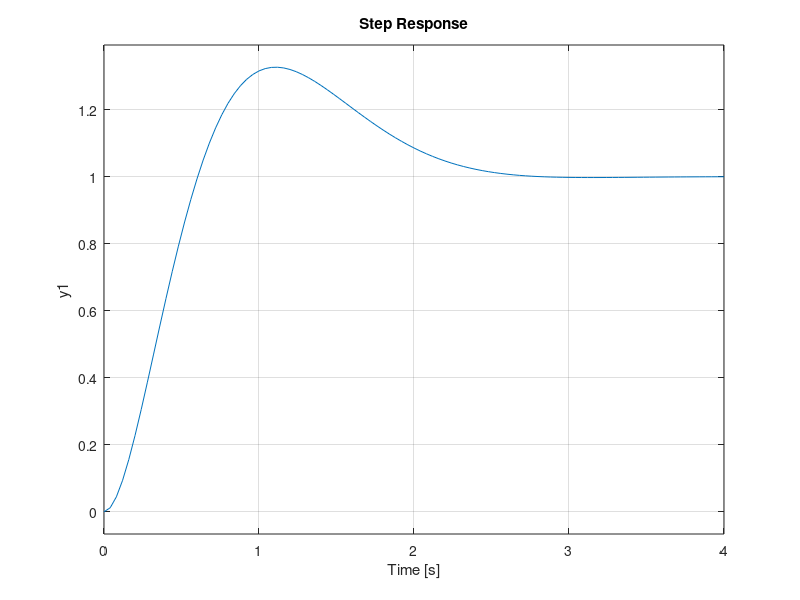

Recreate this plot in MATLAB.
%% Analytical Root-Locus Design of Phase-Lead Compensators
% This MATLAB Live Script presents an analytical procedure for phase-lead design. 
% It is based on Section 7.8 of Phillips and Harbor _Feedback Control Systems_, 
% Prentice Hall, 1988[1]. For the procedure it is convenient to write the compensator 
% transfer function as
% 
% $D(s)=\frac{a_1 s + a_0}{b_1s + 1}$                                          
% (1)
% 
% In this procedure we choose $a_1$, $a_0$, and $b_1$ such that given $s_1$, 
% the equation
% 
% $\left.KD(s)G(s)H(s)\right|_{s=s_1}=-1$                           (2)
% 
% is satisfied; that is we are designing a compensator that places a root 
% of the closed-loop characteristic equation at $s=s_1$.
% 
% In equation (2) we have four unknowns, including _K_, and only two relationships 
% (magnitude and phase) that must be satisfied. Hence, we can arbitrarily assign 
% values to two of the unknowns. _K_ is easily eliminated since
% 
% $$KD(s)=\frac{K a_1 s + Ka_0}{b_1 + 1}$$
% 
% so if we assume that $K=1$ for the design procedure we eliminate one of 
% the unknowns. The other unknown that can be eliminated is $a_0$ which can be 
% seen to be the DC gain of the compensator. Its value can therefore be chosen 
% to satisfy the steady-state error requirements of the design and we need only 
% to determine values for $a_1$ and $b_1$.
% 
% The design proceeds as follows. First, we express the desired closed loop 
% pole position
% 
% $s_1=|s_1|e^{j\beta}$                                                             
% (3)
% 
% and
% 
% $G(s_1)H(s_1) = \left| G(s_1)H(s_1) \right| e^{j\psi }$                               
% (4)
% 
% Then the design equations (derived in Appendix B of Phillips and Harbor, 
% 1988) are
% 
% ${a_1} = \frac{{\sin \beta  + {a_0}\left| {G({s_1})H({s_1})} \right|\sin 
% (\beta  - \psi )}}{  \left| {{s_1}} \right|\left| {G({s_1})H({s_1})} \right|\sin 
% \psi$      (5)
% 
% $$ \\ {b_1} = \frac{{\sin (\beta - \psi ) + {a_0}\left| {G({s_1})H({s_1})} 
% \right|\sin \psi }}{{ - \left| {{s_1}} \right|\sin \psi }} }$ (5)$      (6)
% 
% Given $a_0$, $G(s)H(s)$, and the desired closed-loop pole location $s_1$, 
% (5) and (6) give the remaining compensator coefficients. This procedure places 
% a closed-loop pole at $s=s_1$; however, the locations of the remaining poles 
% are unknown and may be unsatisfactory. In fact, some may be unstable!
% 
% For the case that $\psi$is either $0^\circ$ or $180^\circ$, equations (5) 
% and (6) must be modified to give the single equation
% 
% $a_1|s_1|\cos\beta \pm \frac{b_1|s_1|}{|G(s_1)H(s_1)|} \pm \frac{1}{|G(s_1)H(s_1)|}+a_0=0$ 
% (7)
% 
% where the plus sign applies to the case $\psi = 0^\circ$ and the minus 
% sign applies to $\psi=180^\circ$. For this case, the value of either $a_1$ or  
% $b_1$ can also be assigned. An example is now given to illustrate the procedure.
%% Example
% [This example is presented using actual MATLAB commands. The example is the 
% satellite attitude control problem given in lectures, but this script can be 
% used to solve similar problems if use is made of the MATLAB Live Script interface. 
% All that is necessary is to change the definitions for the plant transfer function 
% , the feedback transfer function , the desired closed-loop pole position and 
% the DC gain . The command Run to End from the command ribbon menu should then 
% be executed to recalculate the values]
% 
% *Definitions *
% 
% _Change these to change design_
% 
% The plant transfer function is :

G = tf(1,[1 0 0]);
%% 
% The feedback transfer function is  $H\left(s\right)=1$:
%%
H = tf(1,1);
%% 
% So $G\left(s\right)H\left(s\right)$ is:
%%
GH=series(G,H)
%% 
% The desired closed-loop poles are:
%%
s1 = -2 + 2j;
%% 
% Now the DC gain of this type 2 system will be:
% 
% $$$$K_a = \left. s^2D(s)G(s)H(s) \right|_{s = 0}\\K_a = \left.  s^2\frac{a_1 
% s + a_0}{b_1 + 1} \times \frac{1}{s^2} \right|_{s = 0}\\K_a = a_0.$$    $$$$        
% $$
% 
% For the purpose of illustration let us arbitrarily take a value of $a_0=8/3$:
%%
a0 = 8/3;
%% *Calculations (shouldn't need to change these commands)*
% Polar form of $s_1$
%%
m_s1=abs(s1),  p_s1 = (angle(s1)*180/pi + 90) % degrees
%% 
% Transfer function evaluated at $s_1=G(s_1)H(s_1)$in polar form:
%%
[numGH,denGH] = tfdata(GH,'v');GHs1=polyval(numGH,s1)/polyval(denGH,s1)
%% 
% Magnitude:
%%
mGHs1=abs(GHs1)
%% 
% Phase:
%%
pGHs1=angle(GHs1)*180/pi - 180 % degrees
%% 
% Hence angles are:
%%
beta = p_s1*pi/180
psi = pGHs1*pi/180  % radians
%% 
% From (5)
%%
a1 = (sin(beta) + a0*mGHs1*sin(beta - psi))/(m_s1*mGHs1*sin(psi))  
b1 = (sin(beta + psi) + a0*mGHs1*sin(beta))/(-(m_s1)*sin(psi))
%% 
% Compensator is therefore given by
%%
numD = [a1, a0], denD = [b1, 1]
%% 
% which in normal form:
% 
% $$D(s)=K_c\left(\frac{s+z_1}{s+p_1}\right)$$
% 
% has
%%
Kc = a1/b1, z0 = a0/a1, p0 = 1/b1
%% 
% Now make a transfer function
%%
D = tf(Kc*[1, z0],[1, p0])
%% Evaluation of Design
% Open loop transfer function:
%%
Go = series(D,GH)
%% 
% *Root locus:*
%%
rlocus(Go)
%% 
% *Closed-loop transfer function:*
%%
DG=series(D,G)  
Gc=feedback(DG,H)
%% 
% *Step response:*
%%
step(Gc)
%% 
% As an exercise, you should examine the effect of designing for a range 
% of DC gains in the range $0\le K_a\le10$.
%% Footnotes
% <#_ftnref1 [1]> The proofs of the formulae given are derived in Appendix B 
% of that text.